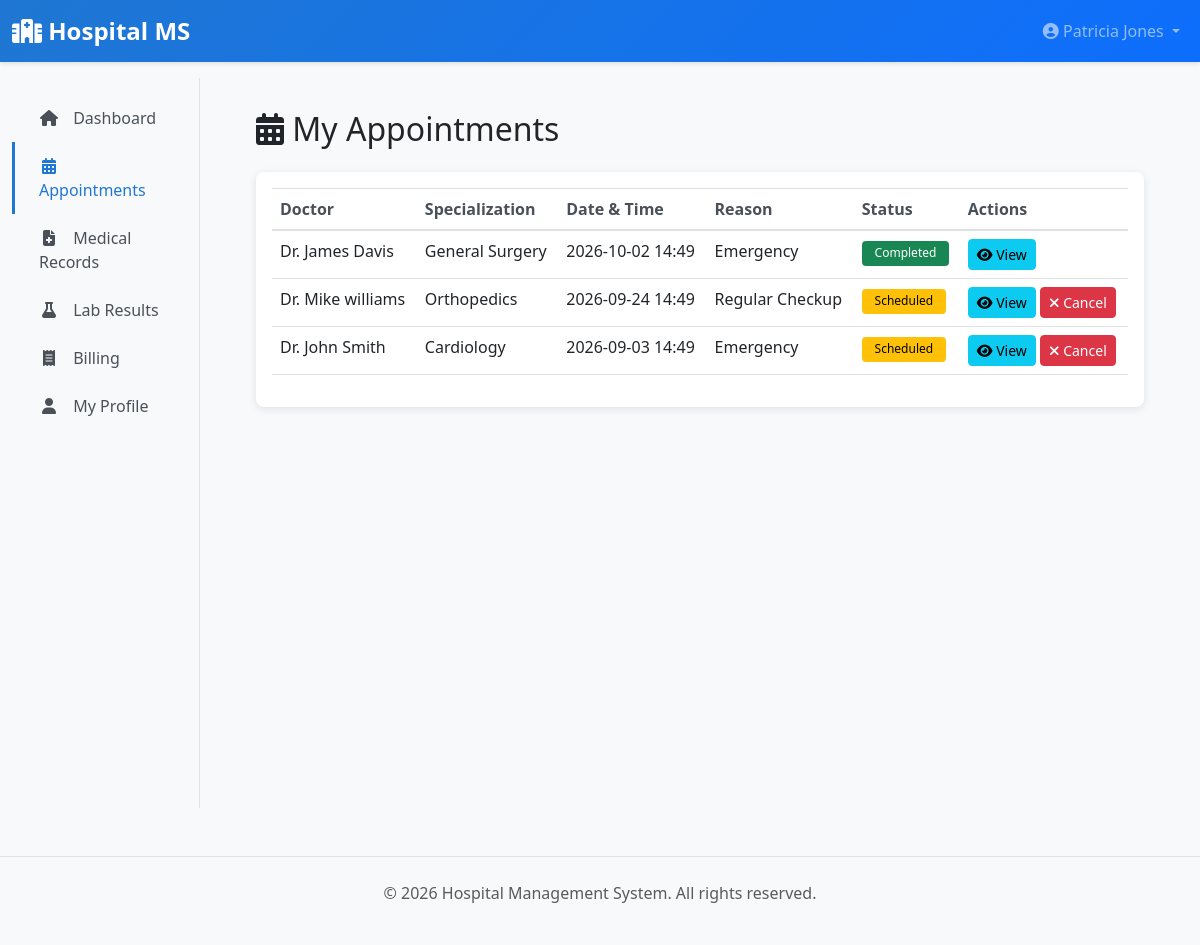
/patient/appointments (signed in), run on the app's committed database.
### app/models/__init__.py (models this page shows, shortened)
class User(UserMixin, db.Model):
    __tablename__ = 'users'
    id = db.Column(db.Integer, primary_key=True)
    username = db.Column(db.String(80), unique=True, nullable=False, index=True)
    email = db.Column(db.String(120), unique=True, nullable=False, index=True)
    password_hash = db.Column(db.String(255), nullable=False)
    first_name = db.Column(db.String(80))
    last_name = db.Column(db.String(80))
    phone = db.Column(db.String(20))
    role = db.Column(db.Enum(UserRole), nullable=False, default=UserRole.PATIENT)
    is_active = db.Column(db.Boolean, default=True)
    created_at = db.Column(db.DateTime, default=datetime.utcnow)
    updated_at = db.Column(db.DateTime, default=datetime.utcnow, onupdate=datetime.utcnow)
    patient = db.relationship('Patient', uselist=False, back_populates='user', foreign_keys='Patient.user_id', cascade='all, delete-orphan', passive_deletes=True)
    doctor = db.relationship('Doctor', uselist=False, back_populates='user', foreign_keys='Doctor.user_id', cascade='all, delete-orphan', passive_deletes=True)
    lab_staff = db.relationship('LabStaff', uselist=False, back_populates='user', foreign_keys='LabStaff.user_id', cascade='all, delete-orphan', passive_deletes=True)
    def get_full_name(self):
        return f"{self.first_name} {self.last_name}".strip()

class Appointment(db.Model):
    __tablename__ = 'appointments'
    id = db.Column(db.Integer, primary_key=True)
    patient_id = db.Column(db.Integer, db.ForeignKey('patients.id'), nullable=False)
    doctor_id = db.Column(db.Integer, db.ForeignKey('doctors.id'), nullable=False)
    appointment_date = db.Column(db.DateTime, nullable=False)
    reason = db.Column(db.Text)
    status = db.Column(db.String(20), default=AppointmentStatus.SCHEDULED.value, nullable=False)
    notes = db.Column(db.Text)
    created_at = db.Column(db.DateTime, default=datetime.utcnow)
    updated_at = db.Column(db.DateTime, default=datetime.utcnow, onupdate=datetime.utcnow)
    patient = db.relationship('Patient', back_populates='appointments')
    doctor = db.relationship('Doctor', back_populates='appointments')

class Doctor(db.Model):
    __tablename__ = 'doctors'
    id = db.Column(db.Integer, primary_key=True)
    user_id = db.Column(db.Integer, db.ForeignKey('users.id', ondelete='CASCADE'), nullable=False)
    department_id = db.Column(db.Integer, db.ForeignKey('departments.id'))
    doctor_id = db.Column(db.String(20), unique=True, nullable=False)
    specialization = db.Column(db.String(120), nullable=False)
    license_number = db.Column(db.String(50), unique=True)
    qualification = db.Column(db.Text)
    bio = db.Column(db.Text)
    consultation_fee = db.Column(db.Float, default=500.0)
    is_available = db.Column(db.Boolean, default=True)
    working_hours = db.Column(db.String(100))  # e.g., "09:00-17:00"
    created_at = db.Column(db.DateTime, default=datetime.utcnow)
    updated_at = db.Column(db.DateTime, default=datetime.utcnow, onupdate=datetime.utcnow)
    user = db.relationship('User', back_populates='doctor', foreign_keys=[user_id])
    department = db.relationship('Department', back_populates='doctors', foreign_keys=[department_id])
    appointments = db.relationship('Appointment', back_populates='doctor', cascade='all, delete-orphan')
    medical_records = db.relationship('MedicalRecord', back_populates='doctor', cascade='all, delete-orphan')
    prescriptions = db.relationship('Prescription', back_populates='doctor', foreign_keys='Prescription.doctor_id', cascade='all, delete-orphan')
    discharge_summaries = db.relationship('DischargeSummary', back_populates='doctor', cascade='all, delete-orphan')

### app/blueprints/patient.py (the view)
@patient_bp.route('/appointments')
@login_required
@patient_required
def appointments():
    patient = current_user.patient
    page = request.args.get('page', 1, type=int)
    appointments_list = Appointment.query.filter_by(patient_id=patient.id).order_by(
        Appointment.appointment_date.desc()
    ).paginate(page=page, per_page=10)
    return render_template('patient/appointments.html', appointments=appointments_list)

### app/templates/patient/appointments.html (shortened to what this page needs)
{% extends "layouts/base.html" %}
{% block content %}
<h2 class="mb-4"><i class="fas fa-calendar-alt"></i> My Appointments</h2>
<div class="card">
    <div class="card-body">
        {% if appointments.items %}
        <div class="table-responsive">
            <table class="table table-hover">
                <thead>
                    <tr>
                        <th>Doctor</th>
                        <th>Specialization</th>
                        <th>Date & Time</th>
                        <th>Reason</th>
                        <th>Status</th>
                        <th>Actions</th>
                    </tr>
                </thead>
                <tbody>
                    {% for apt in appointments.items %}
                    <tr>
                        <td>{{ apt.doctor.user.get_full_name() }}</td>
                        <td>{{ apt.doctor.specialization }}</td>
                        <td>{{ apt.appointment_date.strftime('%Y-%m-%d %H:%M') }}</td>
                        <td>{{ apt.reason or 'General Checkup' }}</td>
                        <td>
                            {% if apt.status == 'scheduled' %}
                                <span class="badge badge-warning">Scheduled</span>
                            {% elif apt.status == 'completed' %}
                                <span class="badge badge-success">Completed</span>
                            {% else %}
                                <span class="badge badge-danger">Cancelled</span>
                            {% endif %}
                        </td>
                        <td>
                            <a href="{{ url_for('patient.view_appointment', appointment_id=apt.id) }}" class="btn btn-sm btn-info">
                                <i class="fas fa-eye"></i> View
                            </a>
                            {% if apt.status == 'scheduled' %}
                                <form action="{{ url_for('patient.cancel_appointment', appointment_id=apt.id) }}" method="POST" style="display: inline;">
                                    <button type="submit" class="btn btn-sm btn-danger" onclick="return confirm('Cancel appointment?')">
                                        <i class="fas fa-times"></i> Cancel
                                    </button>
                                </form>
                            {% endif %}
                        </td>
                    </tr>
                    {% endfor %}
                </tbody>
            </table>
        </div>
        {% else %}
        <p class="text-muted text-center my-3">No appointments scheduled.</p>
        {% endif %}
    </div>
</div>
{% endblock %}

### app/templates/layouts/base.html (shortened to what this page needs)
<!DOCTYPE html>
<html lang="en">
<head>
    <link href="https://cdnjs.cloudflare.com/ajax/libs/bootstrap/5.3.0/css/bootstrap.min.css" rel="stylesheet">
    <link href="https://cdnjs.cloudflare.com/ajax/libs/font-awesome/6.4.0/css/all.min.css" rel="stylesheet">
</head>
<body>
    <nav class="navbar navbar-expand-lg navbar-dark sticky-top">
        <div class="container-fluid">
            <a class="navbar-brand" href="{{ url_for('main.dashboard') }}">
                <i class="fas fa-hospital"></i> Hospital MS
            </a>
            <div class="collapse navbar-collapse" id="navbarNav">
                <ul class="navbar-nav ms-auto">
                    {% if current_user.is_authenticated %}
                        <li class="nav-item dropdown">
                            <a class="nav-link dropdown-toggle" href="#" id="userDropdown" role="button" data-bs-toggle="dropdown">
                                <i class="fas fa-user-circle"></i> {{ current_user.get_full_name() or current_user.username }}
                            </a>
                        </li>
                    {% else %}
                        <li class="nav-item">
                            <a class="nav-link" href="{{ url_for('auth.login') }}">Login</a>
                        </li>
                    {% endif %}
                </ul>
            </div>
        </div>
    </nav>
    {% if current_user.is_authenticated %}
        <div class="container-fluid">
            <div class="row">
                <nav class="col-md-3 col-lg-2 d-md-block bg-light sidebar">
                    <div class="position-sticky pt-3">
                        <ul class="nav flex-column">
                            {% if current_user.role.value == 'admin' %}
                                <li class="nav-item">
                                    <a class="nav-link {% if request.endpoint == 'admin.dashboard' %}active{% endif %}" href="{{ url_for('admin.dashboard') }}">
                                        <i class="fas fa-home"></i> Dashboard
                                    </a>
                                </li>
                                <li class="nav-item">
                                    <a class="nav-link {% if request.endpoint in ['admin.users_list', 'admin.create_user', 'admin.edit_user'] %}active{% endif %}" href="{{ url_for('admin.users_list') }}">
                                        <i class="fas fa-users"></i> Users
                                    </a>
                                </li>
                                <li class="nav-item">
                                    <a class="nav-link {% if request.endpoint in ['admin.doctors_list', 'admin.edit_doctor'] %}active{% endif %}" href="{{ url_for('admin.doctors_list') }}">
                                        <i class="fas fa-user-md"></i> Doctors
                                    </a>
                                </li>
                                <li class="nav-item">
                                    <a class="nav-link {% if request.endpoint in ['admin.beds_list', 'admin.create_bed'] %}active{% endif %}" href="{{ url_for('admin.beds_list') }}">
                                        <i class="fas fa-bed"></i> Beds
                                    </a>
                                </li>
                                <li class="nav-item">
                                    <a class="nav-link {% if request.endpoint in ['admin.departments_list', 'admin.create_department'] %}active{% endif %}" href="{{ url_for('admin.departments_list') }}">
                                        <i class="fas fa-sitemap"></i> Departments
                                    </a>
                                </li>
                                <li class="nav-item">
                                    <a class="nav-link {% if request.endpoint in ['admin.insurances_list', 'admin.create_insurance'] %}active{% endif %}" href="{{ url_for('admin.insurances_list') }}">
                                        <i class="fas fa-hand-holding-medical"></i> Insurances
                                    </a>
                                </li>
                                <li class="nav-item">
                                    <a class="nav-link {% if request.endpoint == 'admin.audit_logs' %}active{% endif %}" href="{{ url_for('admin.audit_logs') }}">
                                        <i class="fas fa-history"></i> Audit Logs
                                    </a>
                                </li>
                                <li class="nav-item">
                                    <a class="nav-link {% if request.endpoint in ['admin.lab_tests_list', 'admin.create_lab_test'] %}active{% endif %}" href="{{ url_for('admin.lab_tests_list') }}">
                                        <i class="fas fa-flask"></i> Lab Tests
                                    </a>
                                </li>
                                <li class="nav-item">
                                    <a class="nav-link {% if request.endpoint == 'admin.reports' %}active{% endif %}" href="{{ url_for('admin.reports') }}">
                                        <i class="fas fa-chart-bar"></i> Reports
                                    </a>
                                </li>
                            {% else %}
                                <li class="nav-item">
                                    <a class="nav-link {% if request.endpoint == 'patient.dashboard' %}active{% endif %}" href="{{ url_for('patient.dashboard') }}">
                                        <i class="fas fa-home"></i> Dashboard
                                    </a>
                                </li>
                                <li class="nav-item">
                                    <a class="nav-link {% if request.endpoint in ['patient.appointments', 'patient.view_appointment'] %}active{% endif %}" href="{{ url_for('patient.appointments') }}">
                                        <i class="fas fa-calendar-alt"></i> Appointments
                                    </a>
                                </li>
                                <li class="nav-item">
                                    <a class="nav-link {% if request.endpoint in ['patient.medical_records', 'patient.view_medical_record'] %}active{% endif %}" href="{{ url_for('patient.medical_records') }}">
                                        <i class="fas fa-file-medical"></i> Medical Records
                                    </a>
                                </li>
                                <li class="nav-item">
                                    <a class="nav-link {% if request.endpoint in ['patient.lab_results', 'patient.view_lab_result'] %}active{% endif %}" href="{{ url_for('patient.lab_results') }}">
                                        <i class="fas fa-flask"></i> Lab Results
                                    </a>
                                </li>
                                <li class="nav-item">
                                    <a class="nav-link {% if request.endpoint in ['patient.billing', 'patient.view_bill'] %}active{% endif %}" href="{{ url_for('patient.billing') }}">
                                        <i class="fas fa-receipt"></i> Billing
                                    </a>
                                </li>
                                <li class="nav-item">
                                    <a class="nav-link {% if request.endpoint in ['patient.profile', 'patient.edit_profile'] %}active{% endif %}" href="{{ url_for('patient.profile') }}">
                                        <i class="fas fa-user"></i> My Profile
                                    </a>
                                </li>
                            {% endif %}
                        </ul>
                    </div>
                </nav>
                <main class="col-md-9 ms-sm-auto col-lg-10 px-md-4">
                    <div class="main-content">
                        {% block content %}{% endblock %}
                    </div>
                </main>
            </div>
        </div>
    {% else %}
        <div style="min-height: calc(100vh - 70px); padding: 2rem;">
            {% block auth_content %}{% endblock %}
        </div>
    {% endif %}
    <footer class="bg-light py-4 mt-5 border-top">
        <div class="container text-center text-muted">
            <p>&copy; 2026 Hospital Management System. All rights reserved.</p>
        </div>
    </footer>
</body>
</html>

### data on the page
User: first_name+last_name "Patricia Jones"
Appointment: doctor.user.get_full_name "Dr. James Davis", doctor.specialization "General Surgery", appointment_date "2026-10-02 14:49", reason "Emergency", status "Completed"
Appointment: doctor.user.get_full_name "Dr. Mike williams", doctor.specialization "Orthopedics", appointment_date "2026-09-24 14:49", reason "Regular Checkup", status "Scheduled"
Appointment: doctor.user.get_full_name "Dr. John Smith", doctor.specialization "Cardiology", appointment_date "2026-09-03 14:49", reason "Emergency", status "Scheduled"
